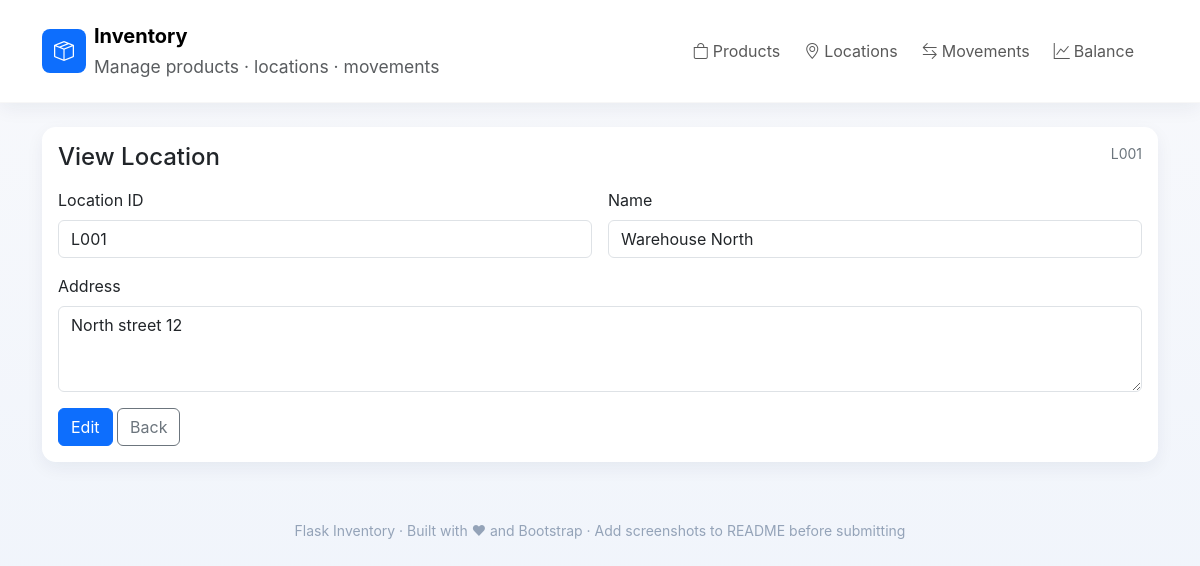
/locations/view/L001, run on the app's committed database.
### app.py (models this page shows, shortened)
class Location(db.Model):
    location_id = db.Column(db.String(50), primary_key=True)
    name = db.Column(db.String(200), nullable=False)
    address = db.Column(db.String(300))

### app.py (the view)
@app.route('/locations/view/<location_id>')
def view_location(location_id):
    loc = Location.query.get_or_404(location_id)
    return render_template('location_form.html', location=loc, readonly=True)

### templates/location_form.html
{% extends "base.html" %}
{% block content %}
  <div class="card p-3">
    <div class="d-flex justify-content-between mb-3">
      <h4 class="mb-0">{{ location and ( 'View' if readonly else 'Edit' ) or 'Add' }} Location</h4>
      <div class="muted small">{{ location.location_id if location else '' }}</div>
    </div>
    <form method="post" class="row g-3">
      <div class="col-12 col-md-6">
        <label class="form-label">Location ID</label>
        <input class="form-control" name="location_id" value="{{ location.location_id if location else '' }}" {% if location %}readonly{% endif %} required>
      </div>
      <div class="col-12 col-md-6">
        <label class="form-label">Name</label>
        <input class="form-control" name="name" value="{{ location.name if location else '' }}" {% if readonly %}readonly{% endif %} required>
      </div>
      <div class="col-12">
        <label class="form-label">Address</label>
        <textarea class="form-control" name="address" rows="3" {% if readonly %}readonly{% endif %}>{{ location.address if location else '' }}</textarea>
      </div>
      <div class="col-12">
        {% if not readonly %}
          <button class="btn btn-success"><i class="bi bi-save"></i> Save</button>
          <a class="btn btn-outline-secondary" href="{{ url_for('locations') }}">Cancel</a>
        {% else %}
          <a class="btn btn-primary" href="{{ url_for('edit_location', location_id=location.location_id) }}">Edit</a>
          <a class="btn btn-outline-secondary" href="{{ url_for('locations') }}">Back</a>
        {% endif %}
      </div>
    </form>
  </div>
{% endblock %}

### templates/base.html (style rules this page uses)
:root { --accent: #2563eb; --muted: #6c757d; --card-radius: 14px; }
html,body { height:100%; }
body { background: linear-gradient(180deg, #f8f9fc 0%, #eef3fb 100%); font-family: Inter, system-ui, -apple-system, "Segoe UI", Roboto, "Helvetica Neue", Arial; }
.card { border: none; border-radius: var(--card-radius); box-shadow: 0 6px 18px rgba(18, 40, 71, 0.06); }
.muted { color: var(--muted); }

### data on the page
Location: location_id "L001", name "Warehouse North", address "North street 12"

### other printed values
{{ location and ( 'View' if readonly else 'Edit' ) or 'Add' }} "View"
